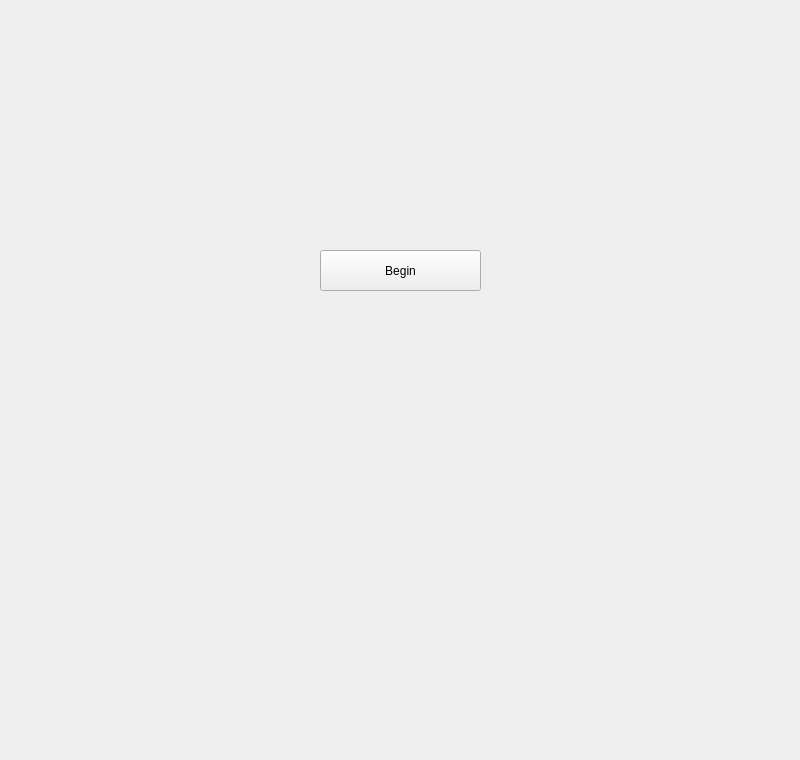
<?xml version="1.0" encoding="UTF-8"?>
<ui version="4.0">
 <class>Form</class>
 <widget class="QWidget" name="Form">
  <property name="geometry">
   <rect>
    <x>0</x>
    <y>0</y>
    <width>800</width>
    <height>760</height>
   </rect>
  </property>
  <property name="minimumSize">
   <size>
    <width>800</width>
    <height>480</height>
   </size>
  </property>
  <property name="baseSize">
   <size>
    <width>800</width>
    <height>480</height>
   </size>
  </property>
  <property name="windowTitle">
   <string>Form</string>
  </property>
  <widget class="QPushButton" name="pushButton">
   <property name="geometry">
    <rect>
     <x>320</x>
     <y>250</y>
     <width>161</width>
     <height>41</height>
    </rect>
   </property>
   <property name="text">
    <string>Begin</string>
   </property>
  </widget>
  <widget class="QLabel" name="label">
   <property name="geometry">
    <rect>
     <x>0</x>
     <y>0</y>
     <width>801</width>
     <height>481</height>
    </rect>
   </property>
   <property name="sizePolicy">
    <sizepolicy hsizetype="Minimum" vsizetype="Minimum">
     <horstretch>0</horstretch>
     <verstretch>0</verstretch>
    </sizepolicy>
   </property>
   <property name="text">
    <string/>
   </property>
   <property name="pixmap">
    <pixmap>openingScreen.jpg</pixmap>
   </property>
   <property name="scaledContents">
    <bool>true</bool>
   </property>
   <property name="alignment">
    <set>Qt::AlignCenter</set>
   </property>
  </widget>
  <zorder>label</zorder>
  <zorder>pushButton</zorder>
 </widget>
 <resources/>
 <connections/>
</ui>
